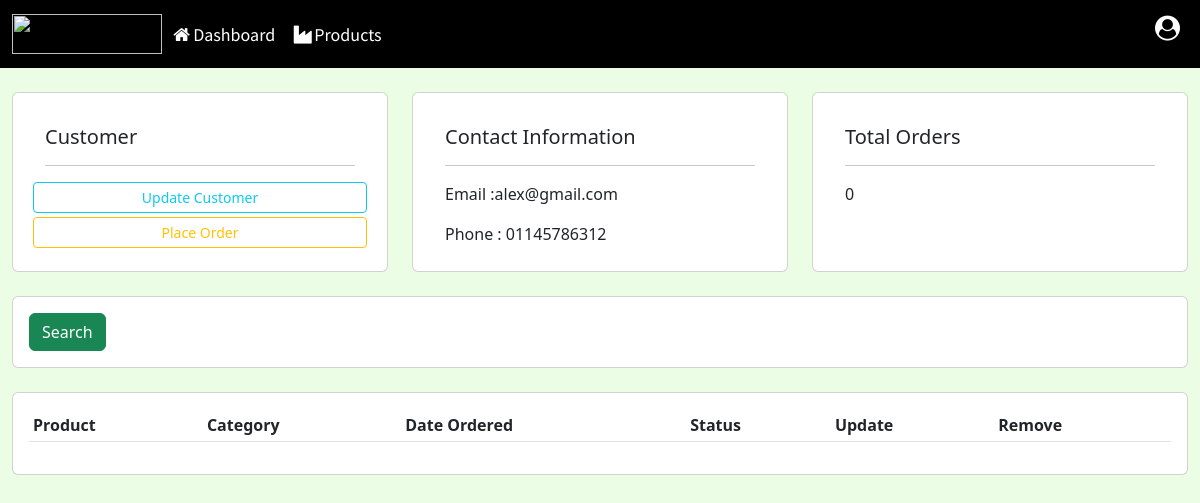
Before: /customer/4 with the older database file.
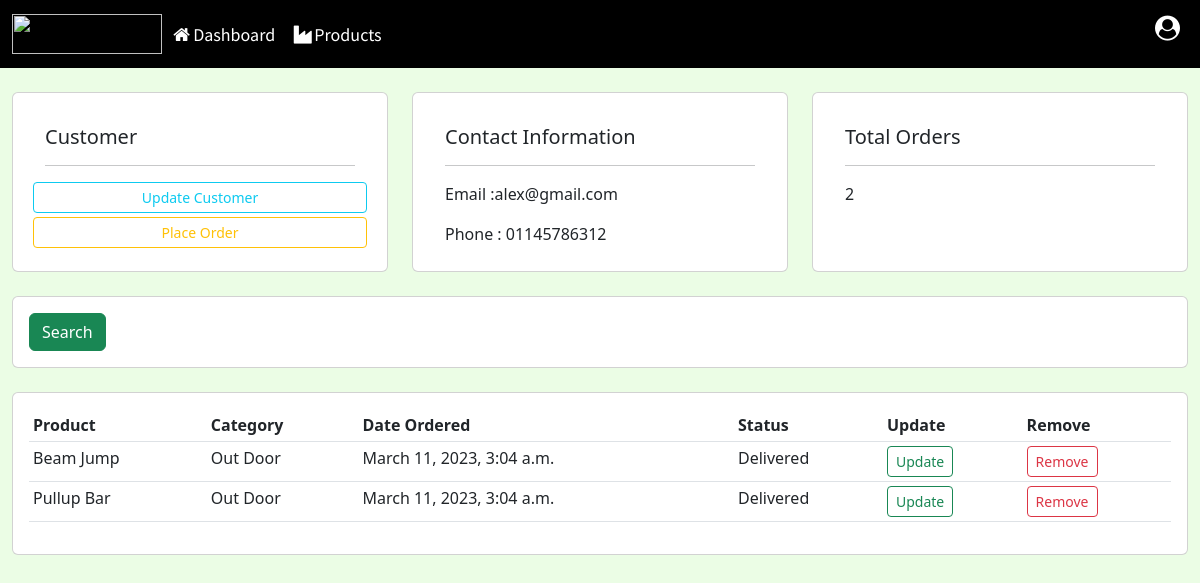
After: the same page with the newer database file.
### accounts/models.py (models this page shows, shortened)
class Customer(models.Model):
    name = models.CharField(max_length=200, null=True)
    phone = models.CharField(max_length=200, null=True)
    email = models.CharField(max_length=200, null=True)
    date_created = models.DateTimeField(auto_now_add=True, null=True)

class Order(models.Model):
    STATUS = (
        ("Pending", "Pending"),
        ("Out For Delivery", "Out For Delivery"),
        ("Delivered", "Delivered"),
    )
    customer = models.ForeignKey(Customer, on_delete=models.SET_NULL, null=True)
    product = models.ForeignKey(Product, on_delete=models.SET_NULL, null=True)
    date_created = models.DateTimeField(auto_now_add=True, null=True)
    status = models.CharField(max_length=200, null=True, choices=STATUS)

class Product(models.Model):
    CATEGORY = (
        ("Indoor", "Indoor"),
        ("Out Door", "Out Door"),
    )
    name = models.CharField(max_length=200, null=True)
    price = models.FloatField(null=True)
    category = models.CharField(max_length=200, null=True, choices=CATEGORY)
    description = models.CharField(max_length=200, null=True)
    date_created = models.DateTimeField(auto_now_add=True, null=True)
    tags = models.ManyToManyField(Tag)
    def __str__(self):
        return self.name

### accounts/views.py (the view)
# urls.py: path('customer/<str:pk>', views.customers, name="customer"),
def customers(request, pk):
    customer = Customer.objects.get(id=pk)
    orders = customer.order_set.all()
    context = {"customer": customer, "orders": orders}
    return render(request, "Customers.html", context)

### templates/Customers.html (shortened to what this page needs)
{% extends "Main.html" %}
{% load static %}
{% block content %}
	<br>
	<div class="container-fluid">
		<div class="row">
			<div class="col-md">
				<div class="card card-body" style="height: 180px">
					<div class="card-body">
						<h5 class="card-title">Customer</h5>
						<hr/>
						<div class="row my-1">
							<a class="btn btn-outline-info btn-sm " href="{% url "update-customer" customer.id %}" style="">Update Customer</a>
						</div>
						<div class="row my-1">
							<a class="btn btn-outline-warning btn-sm " href="{% url "create-order" customer.id %}">Place Order</a>
						</div>
					</div>
				</div>
			</div>
			<div class="col-md">
				<div class="card card-body" style="height: 180px">
					<div class="card-body">
						<h5 class="card-title">Contact Information</h5>
						<hr/>
						<p class="card-text">Email :{{ customer.email }} </p>
						<p class="card-text">Phone : {{ customer.phone }} </p>
					</div>
				</div>
			</div>
			<div class="col-md">
				<div class="card card-body" style="height: 180px">
					<div class="card-body">
						<h5 class="card-title">Total Orders</h5>
						<hr/>
						<p class="card-title">{{ orders.count }} </p>
					</div>
				</div>
			</div>
		</div>
		<br/>
		<div class="row">
			<div class="col-md">
				<div class="card card-body">
					<form method="GET">
						<button class="btn btn-success " type="submit">Search</button>
					</form>
				</div>
			</div>
		</div>
		<br>
		<div class="row">
			<div class="col-md">
				<div class="card card-body">
					<table class="table table-sm">
						<tr>
							<th>Product</th>
							<th>Category</th>
							<th>Date Ordered</th>
							<th>Status</th>
							<th>Update</th>
							<th>Remove</th>
						</tr>
						{% for order in orders %}
							<tr>
								<td>{{ order.product }}</td>
								<td>{{ order.product.category }}</td>
								<td>{{ order.date_created }}</td>
								<td>{{ order.status }}</td>
								<td><a class="btn btn-outline-success btn-sm" href="">Update</a> </td>
								<td><a class="btn btn-outline-danger btn-sm" href="">Remove</a></td>
							</tr>
						{% endfor %}
					</table>
				</div>
			</div>
		</div>
	</div>
{% endblock %}

Changed rows visible on the page:
computed for Customer "alex@gmail.com": count "0" → "2"
added Order: product "Beam Jump", product.category "Out Door", date_created "March 11, 2023, 3:04 a.m.", status "Delivered"
added Order: product "Pullup Bar", product.category "Out Door", date_created "March 11, 2023, 3:04 a.m.", status "Delivered"
